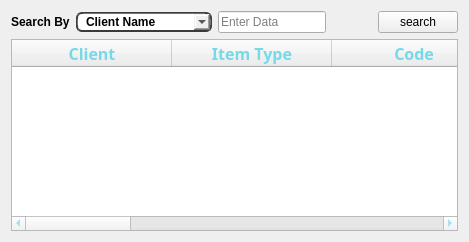
          <widget class="QWidget" name="tab_4">
           <attribute name="title">
            <string>Dashboard</string>
           </attribute>
           <layout class="QGridLayout" name="gridLayout_3">
            <item row="0" column="3">
             <widget class="QLineEdit" name="lineEdit_73">
              <property name="font">
               <font>
                <family>MS Shell Dlg 2</family>
                <weight>50</weight>
                <bold>false</bold>
               </font>
              </property>
              <property name="placeholderText">
               <string>Enter Data</string>
              </property>
             </widget>
            </item>
            <item row="1" column="0" colspan="6">
             <widget class="QTableWidget" name="tableWidget_3">
              <property name="styleSheet">
               <string notr="true">color:rgb(117, 217, 232);</string>
              </property>
              <attribute name="horizontalHeaderDefaultSectionSize">
               <number>160</number>
              </attribute>
              <attribute name="verticalHeaderDefaultSectionSize">
               <number>45</number>
              </attribute>
              <column>
               <property name="text">
                <string>Client</string>
               </property>
               <property name="font">
                <font>
                 <family>Modern No. 20</family>
                 <pointsize>12</pointsize>
                 <weight>75</weight>
                 <bold>true</bold>
                 <kerning>true</kerning>
                </font>
               </property>
               <property name="textAlignment">
                <set>AlignCenter</set>
               </property>
               <property name="background">
                <color>
                 <red>0</red>
                 <green>0</green>
                 <blue>0</blue>
                </color>
               </property>
               <property name="foreground">
                <brush brushstyle="SolidPattern">
                 <color alpha="255">
                  <red>117</red>
                  <green>217</green>
                  <blue>232</blue>
                 </color>
                </brush>
               </property>
              </column>
              <column>
               <property name="text">
                <string>Item Type</string>
               </property>
               <property name="font">
                <font>
                 <family>Modern No. 20</family>
                 <pointsize>12</pointsize>
                 <weight>75</weight>
                 <bold>true</bold>
                </font>
               </property>
               <property name="textAlignment">
                <set>AlignCenter</set>
               </property>
               <property name="background">
                <color>
                 <red>0</red>
                 <green>0</green>
                 <blue>0</blue>
                </color>
               </property>
               <property name="foreground">
                <brush brushstyle="SolidPattern">
                 <color alpha="255">
                  <red>117</red>
                  <green>217</green>
                  <blue>232</blue>
                 </color>
                </brush>
               </property>
              </column>
              <column>
               <property name="text">
                <string> Code</string>
               </property>
               <property name="font">
                <font>
                 <family>Modern No. 20</family>
                 <pointsize>12</pointsize>
                 <weight>75</weight>
                 <bold>true</bold>
                </font>
               </property>
               <property name="textAlignment">
                <set>AlignCenter</set>
               </property>
               <property name="background">
                <color>
                 <red>0</red>
                 <green>0</green>
                 <blue>0</blue>
                </color>
               </property>
               <property name="foreground">
                <brush brushstyle="SolidPattern">
                 <color alpha="255">
                  <red>117</red>
                  <green>217</green>
                  <blue>232</blue>
                 </color>
                </brush>
               </property>
              </column>
              <column>
               <property name="text">
                <string> Name</string>
               </property>
               <property name="font">
                <font>
                 <family>Modern No. 20</family>
                 <pointsize>12</pointsize>
                 <weight>75</weight>
                 <bold>true</bold>
                </font>
               </property>
               <property name="textAlignment">
                <set>AlignCenter</set>
               </property>
               <property name="background">
                <color>
                 <red>0</red>
                 <green>0</green>
                 <blue>0</blue>
                </color>
               </property>
               <property name="foreground">
                <brush brushstyle="SolidPattern">
                 <color alpha="255">
                  <red>117</red>
                  <green>217</green>
                  <blue>232</blue>
                 </color>
                </brush>
               </property>
              </column>
              <column>
               <property name="text">
                <string>From</string>
               </property>
               <property name="font">
                <font>
                 <family>Modern No. 20</family>
                 <pointsize>12</pointsize>
                 <weight>75</weight>
                 <bold>true</bold>
                </font>
               </property>
               <property name="textAlignment">
                <set>AlignCenter</set>
               </property>
               <property name="background">
                <color>
                 <red>0</red>
                 <green>0</green>
                 <blue>0</blue>
                </color>
               </property>
               <property name="foreground">
                <brush brushstyle="SolidPattern">
                 <color alpha="255">
                  <red>117</red>
                  <green>217</green>
                  <blue>232</blue>
                 </color>
                </brush>
               </property>
              </column>
              <column>
               <property name="text">
                <string>To</string>
               </property>
               <property name="font">
                <font>
                 <family>Modern No. 20</family>
                 <pointsize>12</pointsize>
                 <weight>75</weight>
                 <bold>true</bold>
                </font>
               </property>
               <property name="textAlignment">
                <set>AlignCenter</set>
               </property>
               <property name="background">
                <color>
                 <red>0</red>
                 <green>0</green>
                 <blue>0</blue>
                </color>
               </property>
               <property name="foreground">
                <brush brushstyle="SolidPattern">
                 <color alpha="255">
                  <red>117</red>
                  <green>217</green>
                  <blue>232</blue>
                 </color>
                </brush>
               </property>
              </column>
              <column>
               <property name="text">
                <string>Delay</string>
               </property>
               <property name="font">
                <font>
                 <family>Modern No. 20</family>
                 <pointsize>12</pointsize>
                 <weight>75</weight>
                 <bold>true</bold>
                </font>
               </property>
               <property name="textAlignment">
                <set>AlignCenter</set>
               </property>
               <property name="background">
                <color>
                 <red>0</red>
                 <green>0</green>
                 <blue>0</blue>
                </color>
               </property>
               <property name="foreground">
                <brush brushstyle="SolidPattern">
                 <color alpha="255">
                  <red>117</red>
                  <green>217</green>
                  <blue>232</blue>
                 </color>
                </brush>
               </property>
              </column>
              <column>
               <property name="text">
                <string>Fees</string>
               </property>
               <property name="font">
                <font>
                 <family>Modern No. 20</family>
                 <pointsize>12</pointsize>
                 <weight>75</weight>
                 <bold>true</bold>
                </font>
               </property>
               <property name="textAlignment">
                <set>AlignCenter</set>
               </property>
               <property name="background">
                <color>
                 <red>0</red>
                 <green>0</green>
                 <blue>0</blue>
                </color>
               </property>
               <property name="foreground">
                <brush brushstyle="SolidPattern">
                 <color alpha="255">
                  <red>117</red>
                  <green>217</green>
                  <blue>232</blue>
                 </color>
                </brush>
               </property>
              </column>
             </widget>
            </item>
            <item row="0" column="1" colspan="2">
             <widget class="QComboBox" name="comboBox_62">
              <property name="font">
               <font>
                <family>MS Shell Dlg 2</family>
                <weight>75</weight>
                <bold>true</bold>
               </font>
              </property>
              <property name="styleSheet">
               <string notr="true">border-style: outset;
	border-width: 2px;
	border-top-color: qlineargradient(spread:pad, x1:0.5, y1:0.6, x2:0.5, y2:0.4, stop:0 rgba(115, 115, 115, 255), stop:1 rgba(62, 62, 62, 255));
	border-right-color: qlineargradient(spread:pad, x1:0.4, y1:0.5, x2:0.6, y2:0.5, stop:0 rgba(115, 115, 115, 255), stop:1 rgba(62, 62, 62, 255));
	border-left-color: qlineargradient(spread:pad, x1:0.6, y1:0.5, x2:0.4, y2:0.5, stop:0 rgba(115, 115, 115, 255), stop:1 rgba(62, 62, 62, 255));
	border-bottom-color: rgb(58, 58, 58);
	border-bottom-width: 1px;
	border-style: solid;
	border-width: 2px; border-radius: 6px;
	
padding: 0 8px;
</string>
              </property>
              <item>
               <property name="text">
                <string>Client Name</string>
               </property>
              </item>
              <item>
               <property name="text">
                <string>Client Natoinal ID</string>
               </property>
              </item>
              <item>
               <property name="text">
                <string>Date Of Rent</string>
               </property>
              </item>
             </widget>
            </item>
            <item row="0" column="4">
             <spacer name="horizontalSpacer_65">
              <property name="orientation">
               <enum>Qt::Horizontal</enum>
              </property>
              <property name="sizeHint" stdset="0">
               <size>
                <width>40</width>
                <height>20</height>
               </size>
              </property>
             </spacer>
            </item>
            <item row="0" column="0">
             <widget class="QLabel" name="label_2">
              <property name="font">
               <font>
                <weight>75</weight>
                <bold>true</bold>
               </font>
              </property>
              <property name="text">
               <string>Search By</string>
              </property>
             </widget>
            </item>
            <item row="0" column="5">
             <widget class="QPushButton" name="pushButton_44">
              <property name="font">
               <font>
                <family>MS Shell Dlg 2</family>
                <weight>50</weight>
                <bold>false</bold>
               </font>
              </property>
              <property name="text">
               <string>search</string>
              </property>
             </widget>
            </item>
           </layout>
          </widget>
